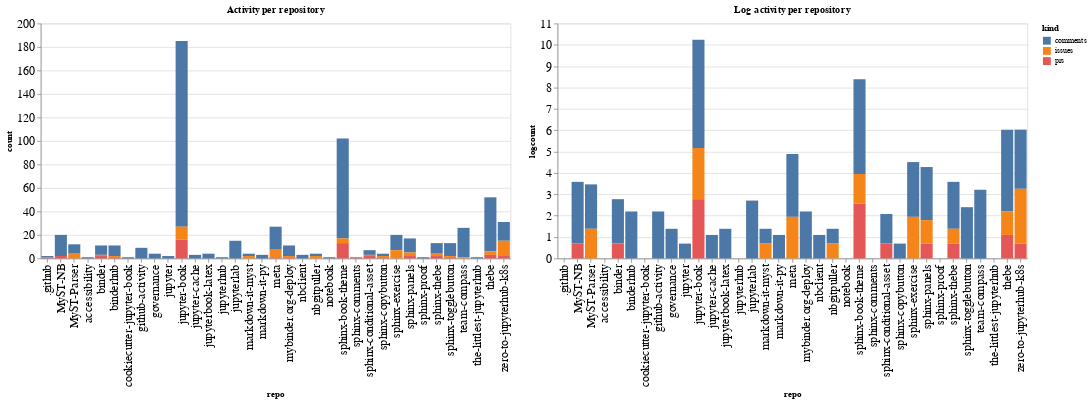

The notebook cell this image was saved under:
### Code cell
ch1 = alt.Chart(repo_summaries, width=600, title="Activity per repository").mark_bar().encode(
    x='repo',
    y='count',
    color='kind',
    tooltip="kind"
)

ch2 = alt.Chart(repo_summaries, width=600, title="Log activity per repository").mark_bar().encode(
    x='repo',
    y='logcount',
    color='kind',
    tooltip="kind"
)

ch1 | ch2

### Figure 1 — Vega-Lite specification as saved in the notebook (floating-point values rounded to 4 significant figures)
{"config": {"axisLeft": {"labelFontSize": 15}, "axisBottom": {"labelFontSize": 15}}, "hconcat": [{"mark": "bar", "encoding": {"color": {"type": "nominal", "field": "kind"}, "tooltip": {"type": "nominal", "field": "kind"}, "x": {"type": "nominal", "field": "repo"}, "y": {"type": "quantitative", "field": "count"}}, "title": "Activity per repository", "width": 600}, {"mark": "bar", "encoding": {"color": {"type": "nominal", "field": "kind"}, "tooltip": {"type": "nominal", "field": "kind"}, "x": {"type": "nominal", "field": "repo"}, "y": {"type": "quantitative", "field": "logcount"}}, "title": "Log activity per repository", "width": 600}], "data": {"name": "data-b5f088cb79909bad9620ed1b0f5667ca"}, "$schema": "https://vega.github.io/schema/vega-lite/v4.8.1.json", "datasets": {"data-b5f088cb79909bad9620ed1b0f5667ca": [{"repo": ".github", "kind": "comments", "count": 1, "logcount": 0.0}, {"repo": ".github", "kind": "prs", "count": 1, "logcount": 0.0}, {"repo": "MyST-NB", "kind": "comments", "count": 18, "logcount": 2.89}, {"repo": "MyST-NB", "kind": "prs", "count": 2, "logcount": 0.6931}, {"repo": "MyST-Parser", "kind": "comments", "count": 8, "logcount": 2.079}, {"repo": "MyST-Parser", "kind": "issues", "count": 4, "logcount": 1.386}, {"repo": "accessibility", "kind": "comments", "count": 1, "logcount": 0.0}, {"repo": "binder", "kind": "comments", "count": 8, "logcount": 2.079}, {"repo": "binder", "kind": "issues", "count": 1, "logcount": 0.0}, {"repo": "binder", "kind": "prs", "count": 2, "logcount": 0.6931}, {"repo": "binderhub", "kind": "comments", "count": 9, "logcount": 2.197}, {"repo": "binderhub", "kind": "issues", "count": 1, "logcount": 0.0}, {"repo": "binderhub", "kind": "prs", "count": 1, "logcount": 0.0}, {"repo": "cookiecutter-jupyter-book", "kind": "comments", "count": 1, "logcount": 0.0}, {"repo": "github-activity", "kind": "comments", "count": 9, "logcount": 2.197}, {"repo": "governance", "kind": "comments", "count": 4, "logcount": 1.386}, {"repo": "jupyter", "kind": "comments", "count": 2, "logcount": 0.6931}, {"repo": "jupyter-book", "kind": "comments", "count": 158, "logcount": 5.063}, {"repo": "jupyter-book", "kind": "issues", "count": 11, "logcount": 2.398}, {"repo": "jupyter-book", "kind": "prs", "count": 16, "logcount": 2.773}, {"repo": "jupyter-cache", "kind": "comments", "count": 3, "logcount": 1.099}, {"repo": "jupyterbook-latex", "kind": "comments", "count": 4, "logcount": 1.386}, {"repo": "jupyterhub", "kind": "comments", "count": 1, "logcount": 0.0}, {"repo": "jupyterlab", "kind": "comments", "count": 15, "logcount": 2.708}, {"repo": "markdown-it-myst", "kind": "comments", "count": 2, "logcount": 0.6931}, {"repo": "markdown-it-myst", "kind": "issues", "count": 2, "logcount": 0.6931}, {"repo": "markdown-it-py", "kind": "comments", "count": 3, "logcount": 1.099}, {"repo": "meta", "kind": "comments", "count": 19, "logcount": 2.944}, {"repo": "meta", "kind": "issues", "count": 7, "logcount": 1.946}, {"repo": "meta", "kind": "prs", "count": 1, "logcount": 0.0}, {"repo": "mybinder.org-deploy", "kind": "comments", "count": 9, "logcount": 2.197}, {"repo": "mybinder.org-deploy", "kind": "issues", "count": 1, "logcount": 0.0}, {"repo": "mybinder.org-deploy", "kind": "prs", "count": 1, "logcount": 0.0}, {"repo": "nbclient", "kind": "comments", "count": 3, "logcount": 1.099}, {"repo": "nbgitpuller", "kind": "comments", "count": 2, "logcount": 0.6931}, {"repo": "nbgitpuller", "kind": "issues", "count": 2, "logcount": 0.6931}, {"repo": "notebook", "kind": "comments", "count": 1, "logcount": 0.0}, {"repo": "sphinx-book-theme", "kind": "comments", "count": 85, "logcount": 4.443}, {"repo": "sphinx-book-theme", "kind": "issues", "count": 4, "logcount": 1.386}, {"repo": "sphinx-book-theme", "kind": "prs", "count": 13, "logcount": 2.565}, {"repo": "sphinx-comments", "kind": "prs", "count": 1, "logcount": 0.0}, {"repo": "sphinx-conditional-asset", "kind": "comments", "count": 4, "logcount": 1.386}, {"repo": "sphinx-conditional-asset", "kind": "issues", "count": 1, "logcount": 0.0}, {"repo": "sphinx-conditional-asset", "kind": "prs", "count": 2, "logcount": 0.6931}, {"repo": "sphinx-copybutton", "kind": "comments", "count": 2, "logcount": 0.6931}, {"repo": "sphinx-copybutton", "kind": "issues", "count": 1, "logcount": 0.0}, {"repo": "sphinx-copybutton", "kind": "prs", "count": 1, "logcount": 0.0}, {"repo": "sphinx-exercise", "kind": "comments", "count": 13, "logcount": 2.565}, {"repo": "sphinx-exercise", "kind": "issues", "count": 7, "logcount": 1.946}, {"repo": "sphinx-panels", "kind": "comments", "count": 12, "logcount": 2.485}, {"repo": "sphinx-panels", "kind": "issues", "count": 3, "logcount": 1.099}, {"repo": "sphinx-panels", "kind": "prs", "count": 2, "logcount": 0.6931}, {"repo": "sphinx-proof", "kind": "comments", "count": 1, "logcount": 0.0}, {"repo": "sphinx-thebe", "kind": "comments", "count": 9, "logcount": 2.197}, {"repo": "sphinx-thebe", "kind": "issues", "count": 2, "logcount": 0.6931}, {"repo": "sphinx-thebe", "kind": "prs", "count": 2, "logcount": 0.6931}, {"repo": "sphinx-togglebutton", "kind": "comments", "count": 11, "logcount": 2.398}, {"repo": "sphinx-togglebutton", "kind": "issues", "count": 1, "logcount": 0.0}, {"repo": "sphinx-togglebutton", "kind": "prs", "count": 1, "logcount": 0.0}, {"repo": "team-compass", "kind": "comments", "count": 25, "logcount": 3.219}, {"repo": "team-compass", "kind": "issues", "count": 1, "logcount": 0.0}, {"repo": "the-littlest-jupyterhub", "kind": "comments", "count": 1, "logcount": 0.0}, {"repo": "thebe", "kind": "comments", "count": 46, "logcount": 3.829}, {"repo": "thebe", "kind": "issues", "count": 3, "logcount": 1.099}, {"repo": "thebe", "kind": "prs", "count": 3, "logcount": 1.099}, {"repo": "zero-to-jupyterhub-k8s", "kind": "comments", "count": 16, "logcount": 2.773}, {"repo": "zero-to-jupyterhub-k8s", "kind": "issues", "count": 13, "logcount": 2.565}, {"repo": "zero-to-jupyterhub-k8s", "kind": "prs", "count": 2, "logcount": 0.6931}]}}
